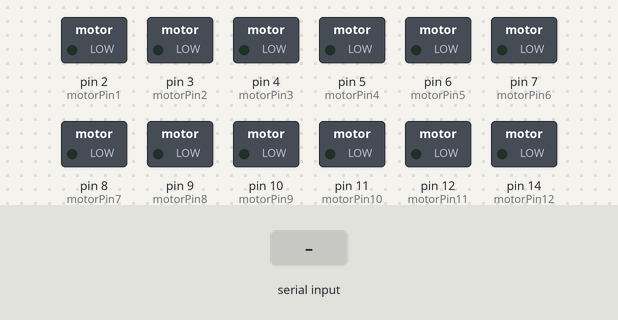
The sketch below on a simulated Arduino Uno, built with avr-gcc and run on an emulated ATmega328P. On the bench: switched loads named in the sketch (green lamp = pin HIGH). The inputs (shaded band) are chosen by the test bench. What the sketch prints to the serial monitor is not drawn.

Above: at 1.2 s.
1.3 s: "w" received over Serial
At 2.0 s:
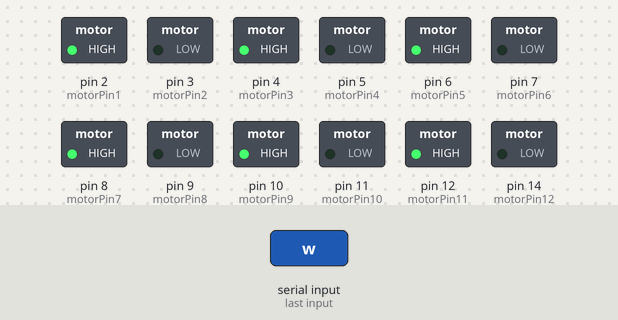
2.8 s: "d" received over Serial
At 3.1 s:
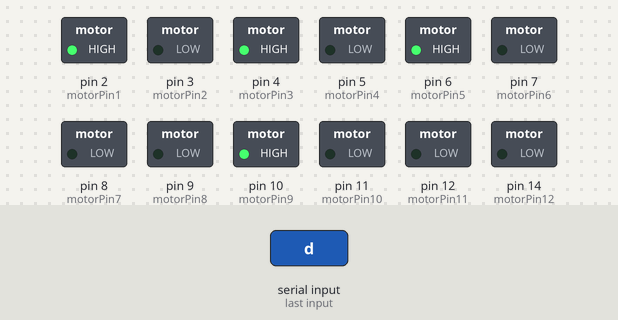
4.3 s: "a" received over Serial
At 5.5 s:
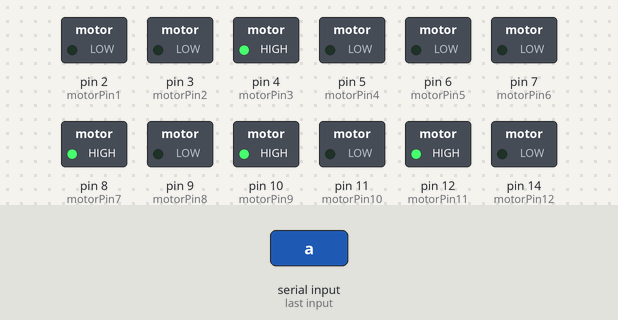
Timing chart, 0 to 7.3 s (numbered marks = the images above; inputs shaded):
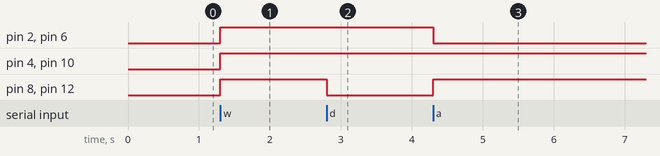

Measured:
- after the input at 1.3 s, pin 2 (motorPin1), pin 4 (motorPin3), pin 6 (motorPin5), pin 8 (motorPin7), pin 10 (motorPin9), pin 12 (motorPin11): LOW → HIGH at once
- after the input at 2.8 s, pin 8 (motorPin7), pin 12 (motorPin11): HIGH → LOW at once
- after the input at 4.3 s, pin 2 (motorPin1), pin 6 (motorPin5): HIGH → LOW at once; pin 8 (motorPin7), pin 12 (motorPin11): LOW → HIGH at once

The sketch:

test_1.ino
```cpp
int motorPin1 = 2;
int motorPin2 = 3;
int motorPin3=  4;
int motorPin4=  5;
int motorPin5=  6;
int motorPin6=  7;
int motorPin7 = 8;
int motorPin8 = 9;
int motorPin9= 10;
int motorPin10= 11;
int motorPin11= 12;
int motorPin12= 14;

void setup() {
  Serial.begin(9600);

  pinMode(motorPin1, OUTPUT);
  pinMode(motorPin2, OUTPUT);
  pinMode(motorPin3, OUTPUT);
  pinMode(motorPin4,OUTPUT);
  pinMode(motorPin5, OUTPUT);
  pinMode(motorPin6,OUTPUT);
  pinMode(motorPin7, OUTPUT);
  pinMode(motorPin8, OUTPUT);
  pinMode(motorPin9, OUTPUT);
  pinMode(motorPin10,OUTPUT);
  pinMode(motorPin11, OUTPUT);
  pinMode(motorPin12,OUTPUT);

}

void loop() {


    if (Serial.available() > 0) {
    char s = Serial.read();
    Serial.println(s);


 if (s == 'w') {
    Serial.print("FORWARD");

    digitalWrite(motorPin1, HIGH);
    digitalWrite(motorPin2, LOW);
    digitalWrite(motorPin3, HIGH);
    digitalWrite(motorPin4, LOW);
    digitalWrite(motorPin5, HIGH);
    digitalWrite(motorPin6, LOW);
    digitalWrite(motorPin7, HIGH);
    digitalWrite(motorPin8, LOW);
    digitalWrite(motorPin9, HIGH);
    digitalWrite(motorPin10, LOW);
    digitalWrite(motorPin11, HIGH);
    digitalWrite(motorPin12, LOW);
    }
    else if (s == 'd') {
    Serial.print("RIGHT");
   digitalWrite(motorPin1, HIGH);
    digitalWrite(motorPin2, LOW);
    digitalWrite(motorPin3, HIGH);
    digitalWrite(motorPin4, LOW);
    digitalWrite(motorPin5, HIGH);
    digitalWrite(motorPin6, LOW);
    digitalWrite(motorPin7, LOW);
    digitalWrite(motorPin8, LOW);
    digitalWrite(motorPin9, HIGH);
    digitalWrite(motorPin10, LOW);
    digitalWrite(motorPin11, LOW);
    digitalWrite(motorPin12, LOW);

    }
    else if (s == 'a') {

    Serial.print("LEFT");
    digitalWrite(motorPin1, LOW);
    digitalWrite(motorPin2, LOW);
    digitalWrite(motorPin3, HIGH);
    digitalWrite(motorPin4, LOW);
    digitalWrite(motorPin5, LOW);
    digitalWrite(motorPin6, LOW);
    digitalWrite(motorPin7, HIGH);
    digitalWrite(motorPin8, LOW);
    digitalWrite(motorPin9, HIGH);
    digitalWrite(motorPin10, LOW);
    digitalWrite(motorPin11, HIGH);
    digitalWrite(motorPin12, LOW);
    }

      else if (s == 's') {

    Serial.print("STOP");
    digitalWrite(motorPin1, LOW);
    digitalWrite(motorPin2, LOW);
    digitalWrite(motorPin3, LOW);
    digitalWrite(motorPin4, LOW);
    digitalWrite(motorPin5, LOW);
    digitalWrite(motorPin6, LOW);
    digitalWrite(motorPin7, LOW);
    digitalWrite(motorPin8, LOW);
    digitalWrite(motorPin9, LOW);
    digitalWrite(motorPin10, LOW);
    digitalWrite(motorPin11, LOW);
    digitalWrite(motorPin12, LOW);
    }

    }
}
```
